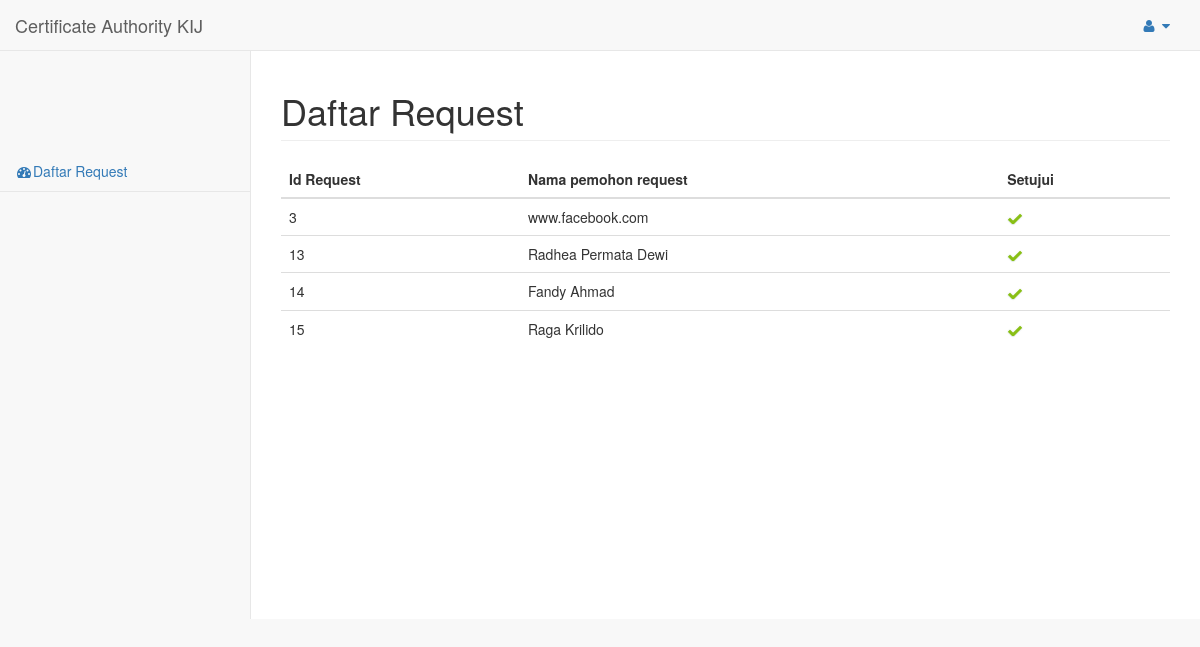
The app's page /index.php/beranda_admin with its own data.
### tables this page shows
CREATE TABLE IF NOT EXISTS `certificate` (
`id_certificate` int(11) NOT NULL,
  `id_user` int(11) NOT NULL,
  `tanggal` timestamp NOT NULL DEFAULT CURRENT_TIMESTAMP,
  `nama_user` varchar(25) DEFAULT NULL,
  `email_user` varchar(25) DEFAULT NULL,
  `kode_negara_user` int(11) DEFAULT NULL,
  `provinsi_user` varchar(25) DEFAULT NULL,
  `kota_user` varchar(25) DEFAULT NULL,
  `nama_organisasi` varchar(25) DEFAULT NULL,
  `unit_organisasi` varchar(25) DEFAULT NULL,
  `challenge_password` varchar(25) DEFAULT NULL,
  `optional_company` varchar(25) DEFAULT NULL,
  `nama_certificate` varchar(25) NOT NULL,
  `status_certificate` int(11) NOT NULL,
  `url` text NOT NULL
);

### application/controllers/beranda_admin.php (called while the page is built, shortened)
<?php if ( ! defined('BASEPATH')) exit('No direct script access allowed');
class Beranda_admin extends CI_Controller {
	function __construct()
	{
		$this->load->model('mdl_beranda_admin', 'beranda_admin');
	}
	function index()
	{
		$config['per_page'] = '100';
		$data['results'] = $this->beranda_admin->getItem($config['per_page'], $this->uri->segment(3));
		$this->load->view('beranda/beranda_admin', $data);
	}
}

### index.php (called while the page is built, shortened)
<?php
require_once BASEPATH.'core/CodeIgniter.php';

### application/config/config.php (called while the page is built)
<?php  if ( ! defined('BASEPATH')) exit('No direct script access allowed');
$config['base_url']	= '';
$config['index_page'] = 'index.php';
$config['uri_protocol']	= 'AUTO';
$config['url_suffix'] = '';
$config['language']	= 'english';
$config['charset'] = 'UTF-8';
$config['enable_hooks'] = FALSE;
$config['subclass_prefix'] = 'MY_';
$config['permitted_uri_chars'] = 'a-z 0-9~%.:_\-';
$config['allow_get_array']		= TRUE;
$config['enable_query_strings'] = FALSE;
$config['controller_trigger']	= 'c';
$config['function_trigger']		= 'm';
$config['directory_trigger']	= 'd';
$config['log_threshold'] = 0;
$config['log_path'] = '';
$config['log_date_format'] = 'Y-m-d H:i:s';
$config['cache_path'] = '';
$config['encryption_key'] = '';
$config['sess_cookie_name']		= 'ci_session';
$config['sess_expiration']		= 7200;
$config['sess_expire_on_close']	= FALSE;
$config['sess_encrypt_cookie']	= FALSE;
$config['sess_use_database']	= FALSE;
$config['sess_table_name']		= 'ci_sessions';
$config['sess_match_ip']		= FALSE;
$config['sess_match_useragent']	= TRUE;
$config['sess_time_to_update']	= 300;
$config['cookie_prefix']	= "";
$config['cookie_domain']	= "";
$config['cookie_path']		= "/";
$config['cookie_secure']	= FALSE;
$config['global_xss_filtering'] = FALSE;
$config['csrf_protection'] = FALSE;
$config['csrf_token_name'] = 'csrf_test_name';
$config['csrf_cookie_name'] = 'csrf_cookie_name';
$config['csrf_expire'] = 7200;
$config['compress_output'] = FALSE;
$config['time_reference'] = 'local';
$config['rewrite_short_tags'] = FALSE;
$config['proxy_ips'] = '';

### application/models/mdl_beranda_admin.php (called while the page is built, shortened)
<?php if(!defined('BASEPATH')) exit('No direct script allowed');
class Mdl_beranda_admin extends CI_Model{
	function getItem($num=0, $offset=0)
	{
		$this->db->flush_cache();
		$this->db->select('id_certificate, nama_certificate');
		$this->db->from('certificate');
		$this->db->limit($num, $offset);
		return $this->db->get();
	}
}

### application/views/beranda/beranda_admin.php (the view, shortened to what this page needs)
<!DOCTYPE html>
<html lang="en">
<head>
    <link href="<?php echo base_url('asset/bower_components/bootstrap/dist/css/bootstrap.min.css');?>" rel="stylesheet">
    <link href="<?php echo base_url('asset/bower_components/metisMenu/dist/metisMenu.min.css');?>" rel="stylesheet">
    <link href="<?php echo base_url('asset/dist/css/timeline.css');?>" rel="stylesheet">
    <link href="<?php echo base_url('asset/dist/css/sb-admin-2.css');?>" rel="stylesheet">
    <link href="<?php echo base_url('asset/bower_components/morrisjs/morris.css');?>" rel="stylesheet">
    <link href="<?php echo base_url('asset/bower_components/font-awesome/css/font-awesome.min.css');?>" rel="stylesheet">
</head>
<body>
    <div id="wrapper">
        <nav class="navbar navbar-default navbar-static-top" role="navigation" style="margin-bottom: 0">
            <div class="navbar-header">
                <a class="navbar-brand" href="index.html">Certificate Authority KIJ</a>
            </div>
            <ul class="nav navbar-top-links navbar-right">
                <li class="dropdown">
                    <a class="dropdown-toggle" data-toggle="dropdown" href="#">
                        <i class="fa fa-user fa-fw"></i>  <i class="fa fa-caret-down"></i>
                    </a>
                </li>
            </ul>
            <div class="navbar-default sidebar" role="navigation">
                <div class="sidebar-nav navbar-collapse">
                    <ul class="nav" id="side-menu">
                        <br>
                        <br>
                        <br>
                        <br>
                        <br>
                        <li>
                            <a href="<?php echo site_url('beranda_admin');?>"><i class="fa fa-dashboard fa-fw" ></i>Daftar Request</a>
                        </li>
                    </ul>
                </div>
            </div>
        </nav>
        <div id="page-wrapper">
            <div class="row">
                <div class="col-lg-12">
                    <h1 class="page-header">Daftar Request</h1>
                    <div class="no-margin">
                <table class="table" cellspacing="0" width="100%">
                <thead>
                    <tr>
                        <th align="left" valign="top" scope="col">Id Request</th>
                        <th align="left" valign="top" scope="col">Nama pemohon request</th>
                        <th align="left" valign="top" scope="col">Setujui</th>
                    </tr>
                </thead>
                <tbody>
                    <?php foreach($results->result() as $row)
                    {?>
                    <tr>
                        <td align="left" valign="top"><?=$row->id_certificate?> </td>
                        <td align="left" valign="top"><?=$row->nama_certificate?></td>
                        <td align="left" valign="top" class="table-actions">
                            <?php
                                echo anchor('beranda_admin/sign/'.$row->id_certificate, '<img src="'.base_url().'asset/approved.png" width="16" height="16">', array('class'=>'with-tip', 'title'=>'Edit'));
                            ?>
                        </td>
                    </tr>
                    <?php
                    }?>
                </tbody>
            </table>
            </div>
                </div>
            </div>
        </div>
    </div>
</body>
</html>

### records on screen
certificate: id_certificate "3", nama_certificate "www.facebook.com"
certificate: id_certificate "13", nama_certificate "Radhea Permata Dewi"
certificate: id_certificate "14", nama_certificate "Fandy Ahmad"
certificate: id_certificate "15", nama_certificate "Raga Krilido"
